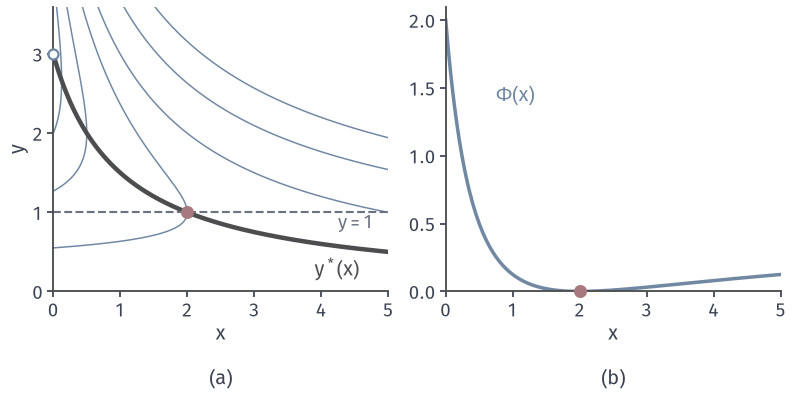

Here is the Python script that generated this plot:
from pathlib import Path
import sys
sys.path.insert(0, str(Path(__file__).resolve().parents[1]/"bilevel-common"))
from bilevel_core import *
# Inner g=0.5(y-3)^2+0.5*x*y^2; outer F=0.5(y-1)^2; reaction curve y*=3/(1+x).
fig, axs = figure(width_mm=112, height_mm=56, ncols=2)
ax = axs[0]
X, Y = np.meshgrid(np.linspace(0,5,300), np.linspace(0,3.6,300))
G = .5*(Y-3)**2+.5*X*Y**2
ax.contour(X, Y, G, levels=[.5,1.5,3,4.5,7,10], colors=BLUE, linewidths=.6)
x = np.linspace(0,5,200)
ax.plot(x, ystar(x), color=ACTIVE, lw=1.8)
ax.axhline(1, color=MUTED, lw=.85, ls='--')
ax.plot([0],[3],'o',mfc='white',mec=BLUE,ms=4,mew=.9,clip_on=False,zorder=5)
ax.plot([2],[1],'o',color=RED,ms=4.2,zorder=6)
ax.text(3.9,.2,r'$y^*(x)$',color=ACTIVE); ax.text(4.25,.8,'$y=1$',color=MUTED,fontsize=7.5)
clean(ax,(0,5),(0,3.6),'$x$','$y$'); tag(ax,'(a)',-.27)
ax = axs[1]
ax.plot(x, Phi(x), color=BLUE, lw=1.4)
ax.plot([2],[0],'o',color=RED,ms=4.2,zorder=6,clip_on=False)
ax.text(.75,1.4,r'$\Phi(x)$',color=BLUE)
clean(ax,(0,5),(0,2.1),'$x$',None); tag(ax,'(b)',-.27)
save(fig, Path(__file__).resolve().parent, 'figure', {'g':'0.5(y-3)^2+0.5xy^2','F':'0.5(y-1)^2'})
